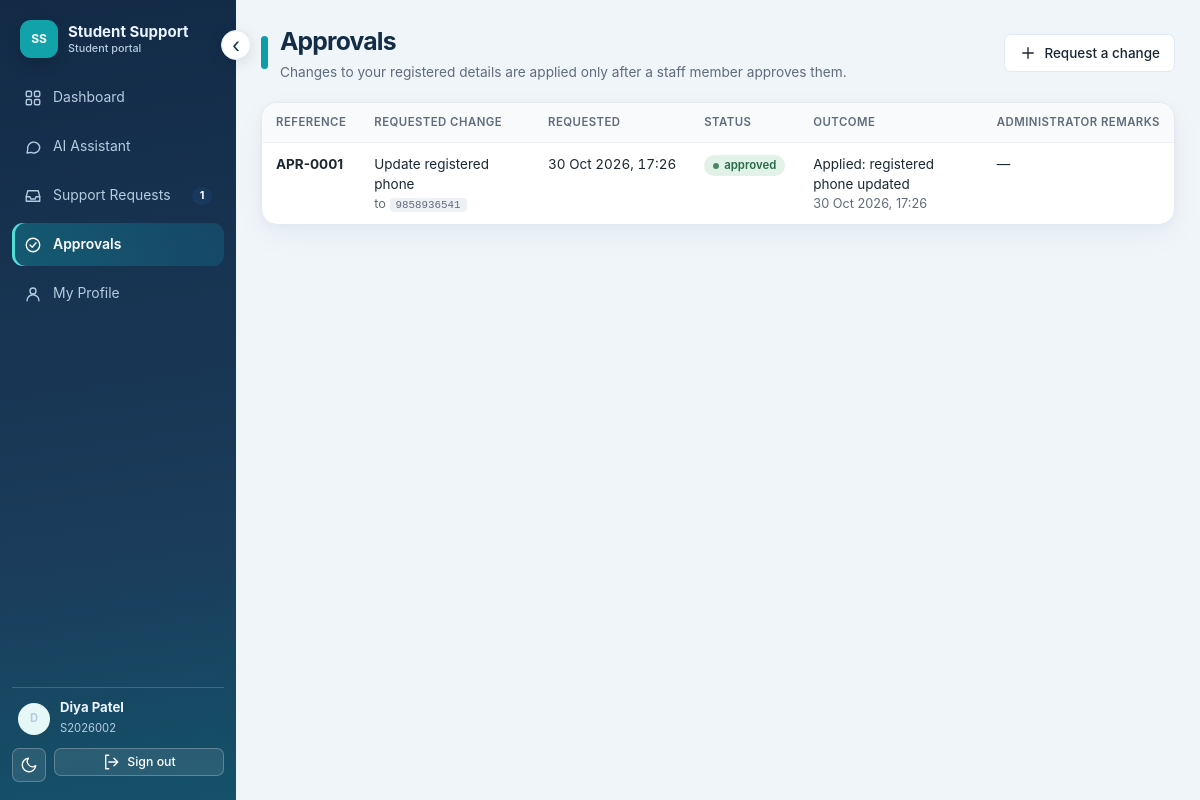
The page /approvals (signed in) on the database its author committed.
### app/models.py (models this page shows, shortened)
class User(db.Model):
    __tablename__ = "users"
    id = db.Column(db.Integer, primary_key=True)
    username = db.Column(db.String(40), unique=True, nullable=False)
    password_hash = db.Column(db.String(255), nullable=False)
    role = db.Column(db.String(20), nullable=False, default="student")  # student | admin
    display_name = db.Column(db.String(80), nullable=False)
    student_id = db.Column(db.String(20), db.ForeignKey("student_profiles.student_id"), nullable=True)
    active = db.Column(db.Boolean, nullable=False, default=True)   # False = account cannot sign in
    created_at = db.Column(db.DateTime, default=utcnow)
    is_anonymous = False
    @property
    def is_active(self):
        return bool(self.active)
    @property
    def is_authenticated(self):
        return True

class ApprovalRequest(db.Model):
    __tablename__ = "approval_requests"
    id = db.Column(db.Integer, primary_key=True)
    approval_ref = db.Column(db.String(20), unique=True, nullable=False)
    requester_user_id = db.Column(db.Integer, db.ForeignKey("users.id"), nullable=False, index=True)
    student_id = db.Column(db.String(20), db.ForeignKey("student_profiles.student_id"), nullable=False, index=True)
    action_type = db.Column(db.String(30), nullable=False, default="update_contact")
    field = db.Column(db.String(20), nullable=False)       # email | phone
    new_value = db.Column(db.String(120), nullable=False)
    reason = db.Column(db.String(200), nullable=True)
    status = db.Column(db.String(12), nullable=False, default="pending")  # pending | approved | rejected
    created_at = db.Column(db.DateTime, default=utcnow, nullable=False)
    decided_by_user_id = db.Column(db.Integer, db.ForeignKey("users.id"), nullable=True)
    decided_at = db.Column(db.DateTime, nullable=True)
    decision_note = db.Column(db.String(200), nullable=True)
    executed_at = db.Column(db.DateTime, nullable=True)    # set exactly once, when the change is applied
    execution_result = db.Column(db.String(200), nullable=True)
    ticket_id = db.Column(db.Integer, db.ForeignKey("support_tickets.id"), nullable=True)   # optional link to a support request
    trace_id = db.Column(db.String(32), nullable=True)

### app/routes/main.py (the view)
@bp.route("/approvals")
@role_required("student")
def my_approvals():
    items = approvals.for_student(current_user)
    refs = {t.id: t.ticket_ref for t in SupportTicket.query.filter(SupportTicket.id.in_([a.ticket_id for a in items if a.ticket_id])).all()} if items else {}
    return render_template("approvals.html", items=items, ticket_refs=refs)

### app/security/authz.py (called while the page is built)
def role_required(*roles):
    def deco(fn):
        @wraps(fn)
        def wrapper(*a, **kw):
            if not current_user.is_authenticated:
                return abort(401) if request.path.startswith("/api/") else current_user_unauthorized()
            if current_user.role not in roles:
                from ..services import audit
                audit.record(current_user, f"access:{request.method} {request.path}", "route", request.path, "denied",
                             result="403", reason=f"role '{current_user.role}' not in {list(roles)}")
                return abort(403)
            return fn(*a, **kw)
        return wrapper
    return deco

### app/services/approvals.py (called while the page is built)
def for_student(actor) -> list[ApprovalRequest]:
    return ApprovalRequest.query.filter_by(student_id=actor.student_id).order_by(ApprovalRequest.id.desc()).all()   # ownership-scoped

### app/services/tickets.py (called while the page is built)
def counts(student_id: str | None = None) -> dict:
    q = SupportTicket.query if student_id is None else SupportTicket.query.filter_by(student_id=student_id)
    by = dict(q.with_entities(SupportTicket.status, db.func.count()).group_by(SupportTicket.status).all())
    return {"open": sum(by.get(s, 0) for s in ACTIVE_STATUSES), "resolved": by.get("Resolved", 0), "rejected": by.get("Rejected", 0),
            "closed": by.get("Closed", 0), "total": sum(by.values()), "by_status": by}

### app/templates/approvals.html (shortened to what this page needs)
{% extends "base.html" %}
{% from "_macros.html" import ic, badge, empty %}
{% block page_title %}Approvals{% endblock %}
{% block page_sub %}Changes to your registered details are applied only after a staff member approves them.{% endblock %}
{% block page_actions %}<button type="button" class="btn secondary" id="request-change-open">{{ ic('plus') }}Request a change</button>{% endblock %}
{% block content %}
{% if items %}
<div class="tablewrap"><table><thead><tr><th>Reference</th><th>Requested change</th><th>Requested</th><th>Status</th><th>Outcome</th><th>Administrator remarks</th></tr></thead><tbody>
{% for a in items %}<tr>
  <td><b>{{ a.approval_ref }}</b>{% if a.ticket_id and ticket_refs.get(a.ticket_id) %}<div class="note"><a href="{{ url_for('main.ticket_detail', ref=ticket_refs[a.ticket_id]) }}">{{ ticket_refs[a.ticket_id] }}</a></div>{% endif %}</td>
  <td>Update registered {{ a.field }}<div class="note">to <code>{{ a.new_value }}</code></div></td>
  <td class="num nowrap">{{ a.created_at.strftime('%d %b %Y, %H:%M') }}</td><td>{{ badge(a.status) }}</td>
  <td>{% if a.status == 'pending' %}Waiting for staff review{% else %}{{ a.execution_result or ('Applied' if a.executed_at else 'Not applied') }}{% if a.decided_at %}<div class="note">{{ a.decided_at.strftime('%d %b %Y, %H:%M') }}</div>{% endif %}{% endif %}</td>
  <td>{{ a.decision_note or '—' }}</td></tr>{% endfor %}
</tbody></table></div>
{% else %}<div class="card">{{ empty('check', 'No approval requests', 'No changes are awaiting review. Use ‘Request a change’ to submit your registered name, email or phone number for approval. Ordinary support tickets are listed separately.') }}</div>{% endif %}
{% endblock %}

### app/templates/base.html (shortened to what this page needs)
<!doctype html>
<html lang="en">
<head>
  <link rel="stylesheet" href="{{ url_for('static', filename='style.css') }}">
</head>
<body>
{% from "_macros.html" import ic %}
{% if current_user.is_authenticated %}
<div class="shell">
  <aside class="side" id="sidebar" aria-label="Main navigation">
    <button type="button" id="collapse-sidebar" class="sidebar-collapse" aria-label="Collapse sidebar" aria-expanded="true" title="Expand or collapse navigation">‹</button>
    <div class="brand"><span class="brand-mark">SS</span><span class="brand-text">Student Support<small>{{ 'Administration' if current_user.role == 'admin' else 'Student portal' }}</small></span></div>
    {% set ep = request.endpoint or '' %}
    <nav class="nav">
    {% if current_user.role == 'admin' %}
      <a href="{{ url_for('admin.dashboard') }}" class="{{ 'active' if ep == 'admin.dashboard' }}">{{ ic('home') }}Dashboard</a>
      <a href="{{ url_for('admin.students_page') }}" class="{{ 'active' if ep.startswith('admin.student') }}">{{ ic('users') }}Students</a>
      <a href="{{ url_for('admin.tickets_page') }}" class="{{ 'active' if ep in ('admin.tickets_page','admin.ticket_detail') }}">{{ ic('inbox') }}Support Requests{% if nav_counts.tickets %}<span class="pill" id="nav-tickets">{{ nav_counts.tickets }}</span>{% endif %}</a>
      <a href="{{ url_for('admin.approvals_page') }}" class="{{ 'active' if ep == 'admin.approvals_page' }}">{{ ic('check') }}Approvals{% if nav_counts.approvals %}<span class="pill warn" id="nav-approvals">{{ nav_counts.approvals }}</span>{% endif %}</a>
      <a href="{{ url_for('admin.performance_page') }}" class="{{ 'active' if ep in ('admin.performance_page','admin.run_detail') }}">{{ ic('chart') }}AI Performance</a>
      <a href="{{ url_for('admin.logs_page') }}" class="{{ 'active' if ep == 'admin.logs_page' }}">{{ ic('list') }}Activity Logs</a>
    {% else %}
      <a href="{{ url_for('main.dashboard') }}" class="{{ 'active' if ep == 'main.dashboard' }}">{{ ic('home') }}Dashboard</a>
      <a href="{{ url_for('main.assistant') }}" class="{{ 'active' if ep == 'main.assistant' }}">{{ ic('chat') }}AI Assistant</a>
      <a href="{{ url_for('main.tickets_page') }}" class="{{ 'active' if ep in ('main.tickets_page','main.ticket_detail') }}">{{ ic('inbox') }}Support Requests{% if nav_counts.tickets %}<span class="pill">{{ nav_counts.tickets }}</span>{% endif %}</a>
      <a href="{{ url_for('main.my_approvals') }}" class="{{ 'active' if ep == 'main.my_approvals' }}">{{ ic('check') }}Approvals{% if nav_counts.approvals %}<span class="pill warn">{{ nav_counts.approvals }}</span>{% endif %}</a>
      <a href="{{ url_for('main.profile') }}" class="{{ 'active' if ep == 'main.profile' }}">{{ ic('user') }}My Profile</a>
    {% endif %}
    </nav>
    <div class="side-foot">
      <div class="usercard"><span class="avatar">{{ current_user.display_name[:1] }}</span><div><b>{{ current_user.display_name }}</b><span>{{ 'Administrator' if current_user.role == 'admin' else current_user.student_id }}</span></div></div>
      <div style="display:flex;gap:8px">
        <button class="btn secondary small icon" type="button" id="theme-toggle" title="Switch light / dark theme" aria-label="Switch theme">{{ ic('moon') }}</button>
        <form method="post" action="{{ url_for('auth.logout') }}" style="flex:1;margin:0"><input type="hidden" name="csrf_token" value="{{ csrf_token() }}"><button class="btn secondary small" style="width:100%" type="submit">{{ ic('logout') }}Sign out</button></form>
      </div>
    </div>
  </aside>
  <div class="main">
    <header class="topbar"><div class="topbar-dot" aria-hidden="true"></div>
      <div class="grow"><h1>{% block page_title %}{% endblock %}</h1><p class="sub">{% block page_sub %}{% endblock %}</p></div>
      <div>{% block page_actions %}{% endblock %}</div>
    </header>
    <main class="content">{% block content %}{% endblock %}</main>
  </div>
</div>
{% else %}
{% block public %}{% endblock %}
{% endif %}
</body>
</html>

### app/templates/_macros.html (shortened to what this page needs)
{% macro ic(name) %}<svg class="ic" aria-hidden="true"><use href="#i-{{ name }}"/></svg>{% endmacro %}
{% macro badge(s) %}{% set cls = {'Open':'b-info','Under Review':'b-warn','Awaiting Student':'b-warn','Resolved':'b-ok','Rejected':'b-bad','Closed':'b-plain',
 'pending':'b-warn','approved':'b-ok','rejected':'b-bad','active':'b-ok','inactive':'b-warn','removed':'b-bad','Paid':'b-ok','Partially paid':'b-warn','Overdue':'b-bad','Unpaid':'b-warn',
 'Active':'b-ok','Under review':'b-warn','completed':'b-ok','error':'b-bad','denied':'b-bad','allowed':'b-ok'}.get(s, '') %}<span class="badge {{ cls }}">{{ s }}</span>{% endmacro %}

### rows shown on the page
User: role "Student portal", display_name "D", display_name "Diya Patel", role+student "S2026002"
ApprovalRequest: approval_ref "APR-0001", field "phone", new_value "9858936541", created_at "30 Oct 2026, 17:26", status "approved", execution_result "Applied: registered phone updated", decided_at "30 Oct 2026, 17:26", decision_note "—"

### other values the page prints
{{ nav_counts.tickets }} "1"
